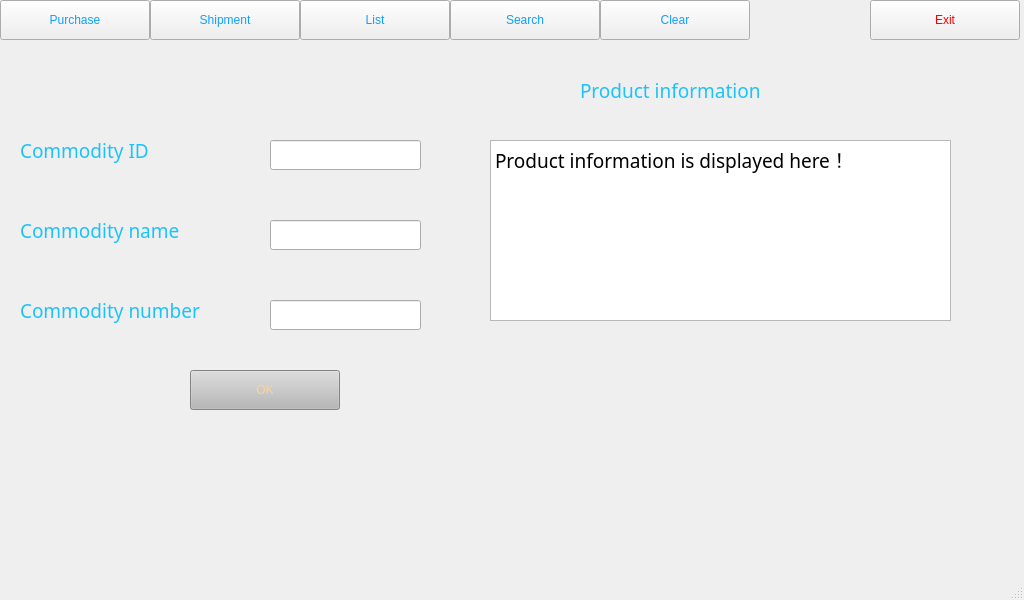
<?xml version="1.0" encoding="UTF-8"?>
<ui version="4.0">
 <class>MainWindow</class>
 <widget class="QMainWindow" name="MainWindow">
  <property name="geometry">
   <rect>
    <x>0</x>
    <y>0</y>
    <width>1024</width>
    <height>600</height>
   </rect>
  </property>
  <property name="windowTitle">
   <string>WareHouse</string>
  </property>
  <property name="windowOpacity">
   <double>1.000000000000000</double>
  </property>
  <property name="tabShape">
   <enum>QTabWidget::Rounded</enum>
  </property>
  <widget class="QWidget" name="centralWidget">
   <widget class="QPushButton" name="showGoods">
    <property name="geometry">
     <rect>
      <x>300</x>
      <y>0</y>
      <width>150</width>
      <height>40</height>
     </rect>
    </property>
    <property name="styleSheet">
     <string notr="true">color: rgb(15, 159, 255);
font: 12pt &quot;Cooper Black&quot;;</string>
    </property>
    <property name="text">
     <string>List</string>
    </property>
   </widget>
   <widget class="QLineEdit" name="godnm">
    <property name="geometry">
     <rect>
      <x>270</x>
      <y>220</y>
      <width>151</width>
      <height>30</height>
     </rect>
    </property>
    <property name="font">
     <font>
      <family>Microsoft YaHei UI</family>
     </font>
    </property>
   </widget>
   <widget class="QPushButton" name="addGoods">
    <property name="geometry">
     <rect>
      <x>0</x>
      <y>0</y>
      <width>150</width>
      <height>40</height>
     </rect>
    </property>
    <property name="styleSheet">
     <string notr="true">color: rgb(15, 159, 255);
font: 12pt &quot;Cooper Black&quot;;</string>
    </property>
    <property name="text">
     <string>Purchase</string>
    </property>
    <property name="flat">
     <bool>false</bool>
    </property>
   </widget>
   <widget class="QPushButton" name="empty">
    <property name="geometry">
     <rect>
      <x>600</x>
      <y>0</y>
      <width>150</width>
      <height>40</height>
     </rect>
    </property>
    <property name="styleSheet">
     <string notr="true">color: rgb(15, 159, 255);
font: 12pt &quot;Cooper Black&quot;;</string>
    </property>
    <property name="text">
     <string>Clear</string>
    </property>
   </widget>
   <widget class="QPushButton" name="exit">
    <property name="geometry">
     <rect>
      <x>870</x>
      <y>0</y>
      <width>150</width>
      <height>40</height>
     </rect>
    </property>
    <property name="styleSheet">
     <string notr="true">color: rgb(255, 0, 0);
font: 12pt &quot;Cooper Black&quot;;</string>
    </property>
    <property name="text">
     <string>Exit</string>
    </property>
   </widget>
   <widget class="QPushButton" name="delGoods">
    <property name="geometry">
     <rect>
      <x>150</x>
      <y>0</y>
      <width>150</width>
      <height>40</height>
     </rect>
    </property>
    <property name="styleSheet">
     <string notr="true">color: rgb(15, 159, 255);
font: 12pt &quot;Cooper Black&quot;;</string>
    </property>
    <property name="text">
     <string>Shipment</string>
    </property>
   </widget>
   <widget class="QLineEdit" name="godnum">
    <property name="geometry">
     <rect>
      <x>270</x>
      <y>300</y>
      <width>151</width>
      <height>30</height>
     </rect>
    </property>
    <property name="font">
     <font>
      <family>Microsoft YaHei UI</family>
     </font>
    </property>
   </widget>
   <widget class="QPushButton" name="ok">
    <property name="geometry">
     <rect>
      <x>190</x>
      <y>370</y>
      <width>150</width>
      <height>40</height>
     </rect>
    </property>
    <property name="styleSheet">
     <string notr="true">color: rgb(252, 214, 146);
font: 14pt &quot;Cooper Black&quot;;
background-color: rgb(184, 184, 184);</string>
    </property>
    <property name="text">
     <string>OK</string>
    </property>
    <property name="flat">
     <bool>false</bool>
    </property>
   </widget>
   <widget class="QPushButton" name="search">
    <property name="geometry">
     <rect>
      <x>450</x>
      <y>0</y>
      <width>150</width>
      <height>40</height>
     </rect>
    </property>
    <property name="styleSheet">
     <string notr="true">color: rgb(15, 159, 255);
font: 12pt &quot;Cooper Black&quot;;</string>
    </property>
    <property name="text">
     <string>Search</string>
    </property>
   </widget>
   <widget class="QLabel" name="label">
    <property name="geometry">
     <rect>
      <x>20</x>
      <y>210</y>
      <width>211</width>
      <height>41</height>
     </rect>
    </property>
    <property name="font">
     <font>
      <family>Cooper Black</family>
      <pointsize>14</pointsize>
      <weight>50</weight>
      <italic>false</italic>
      <bold>false</bold>
     </font>
    </property>
    <property name="styleSheet">
     <string notr="true">color: rgb(27, 195, 251);
font: 14pt &quot;Cooper Black&quot;;</string>
    </property>
    <property name="text">
     <string>Commodity name</string>
    </property>
   </widget>
   <widget class="QTextBrowser" name="textBrowser">
    <property name="geometry">
     <rect>
      <x>490</x>
      <y>140</y>
      <width>461</width>
      <height>181</height>
     </rect>
    </property>
    <property name="font">
     <font>
      <family>Ubuntu Mono</family>
      <pointsize>14</pointsize>
      <weight>9</weight>
      <italic>false</italic>
      <bold>false</bold>
     </font>
    </property>
    <property name="styleSheet">
     <string notr="true">font: 75 14pt &quot;Ubuntu Mono&quot;;</string>
    </property>
    <property name="html">
     <string>&lt;!DOCTYPE HTML PUBLIC &quot;-//W3C//DTD HTML 4.0//EN&quot; &quot;http://www.w3.org/TR/REC-html40/strict.dtd&quot;&gt;
&lt;html&gt;&lt;head&gt;&lt;meta name=&quot;qrichtext&quot; content=&quot;1&quot; /&gt;&lt;style type=&quot;text/css&quot;&gt;
p, li { white-space: pre-wrap; }
&lt;/style&gt;&lt;/head&gt;&lt;body style=&quot; font-family:'Ubuntu Mono'; font-size:14pt; font-weight:72; font-style:normal;&quot;&gt;
&lt;p style=&quot; margin-top:0px; margin-bottom:0px; margin-left:0px; margin-right:0px; -qt-block-indent:0; text-indent:0px;&quot;&gt;Product information is displayed here！&lt;/p&gt;&lt;/body&gt;&lt;/html&gt;</string>
    </property>
   </widget>
   <widget class="QLabel" name="label_2">
    <property name="geometry">
     <rect>
      <x>20</x>
      <y>290</y>
      <width>241</width>
      <height>41</height>
     </rect>
    </property>
    <property name="font">
     <font>
      <family>Cooper Black</family>
      <pointsize>14</pointsize>
      <weight>50</weight>
      <italic>false</italic>
      <bold>false</bold>
     </font>
    </property>
    <property name="styleSheet">
     <string notr="true">color: rgb(27, 195, 251);
font: 14pt &quot;Cooper Black&quot;;</string>
    </property>
    <property name="text">
     <string>Commodity number</string>
    </property>
   </widget>
   <widget class="QLineEdit" name="id">
    <property name="geometry">
     <rect>
      <x>270</x>
      <y>140</y>
      <width>151</width>
      <height>30</height>
     </rect>
    </property>
    <property name="font">
     <font>
      <family>Microsoft YaHei UI</family>
     </font>
    </property>
    <property name="autoFillBackground">
     <bool>false</bool>
    </property>
    <property name="styleSheet">
     <string notr="true"/>
    </property>
   </widget>
   <widget class="QLabel" name="label_4">
    <property name="geometry">
     <rect>
      <x>580</x>
      <y>70</y>
      <width>251</width>
      <height>40</height>
     </rect>
    </property>
    <property name="font">
     <font>
      <family>Cooper Black</family>
      <pointsize>14</pointsize>
      <weight>50</weight>
      <italic>false</italic>
      <bold>false</bold>
     </font>
    </property>
    <property name="styleSheet">
     <string notr="true">color: rgb(27, 195, 251);
font: 14pt &quot;Cooper Black&quot;;</string>
    </property>
    <property name="text">
     <string>Product information</string>
    </property>
   </widget>
   <widget class="QLabel" name="label_3">
    <property name="geometry">
     <rect>
      <x>20</x>
      <y>130</y>
      <width>171</width>
      <height>41</height>
     </rect>
    </property>
    <property name="font">
     <font>
      <family>Cooper Black</family>
      <pointsize>14</pointsize>
      <weight>50</weight>
      <italic>false</italic>
      <bold>false</bold>
     </font>
    </property>
    <property name="styleSheet">
     <string notr="true">color: rgb(27, 195, 251);
font: 14pt &quot;Cooper Black&quot;;</string>
    </property>
    <property name="text">
     <string>Commodity ID</string>
    </property>
    <property name="textFormat">
     <enum>Qt::AutoText</enum>
    </property>
    <property name="wordWrap">
     <bool>false</bool>
    </property>
   </widget>
  </widget>
  <widget class="QMenuBar" name="menuBar">
   <property name="geometry">
    <rect>
     <x>0</x>
     <y>0</y>
     <width>1024</width>
     <height>22</height>
    </rect>
   </property>
  </widget>
  <widget class="QStatusBar" name="statusBar"/>
 </widget>
 <layoutdefault spacing="6" margin="11"/>
 <resources/>
 <connections/>
</ui>
